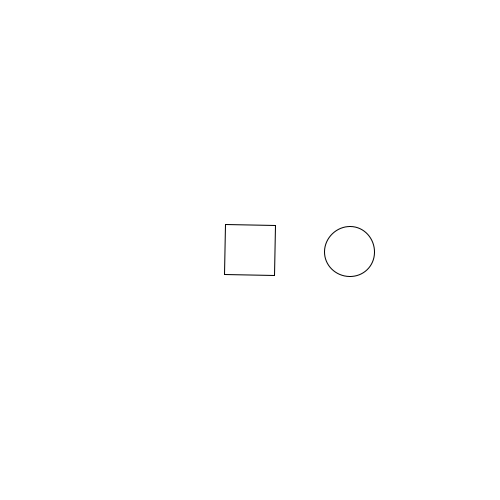
Frame 1 (no input)
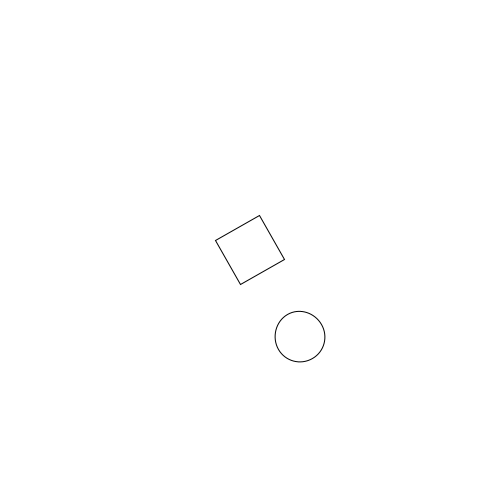
Frame 60 (the mouse pressed at the canvas centre just before this capture)
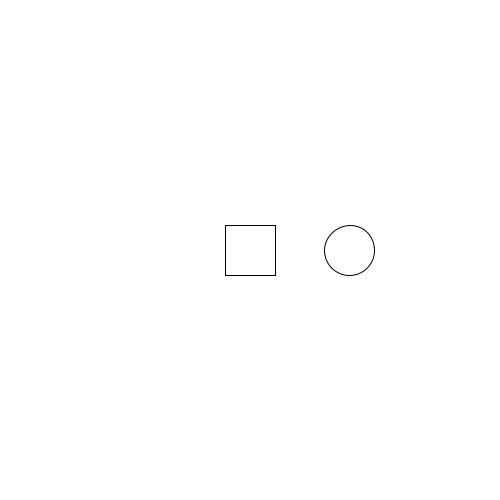
Frame 120 (the mouse held since frame 60 and released just before this capture)

The Processing sketch that drew these frames (run headless with seeded random() and noise(); from frame 60 on, the mouse is pressed at the canvas centre):

// Processing sketch: trasladar3
// ── trasladar3.pde
// url del video //<< IMPORTANTEEEEEE
int segs;
void setup() {
  size(500, 500);
}
void draw() {
  background(255);
  float vel = map(mouseX, 0, width, 1, 5);
  push();
  translate(width/2, height/2);// traslada el punto referencia de la ventana
  rotate(radians(frameCount*vel));
  rectMode(CENTER);
  rect(0, 0, 50, 50); // rota en su eje
  ellipse(100, 0, 50, 50); // rotando a 100px del eje
  pop();
}
